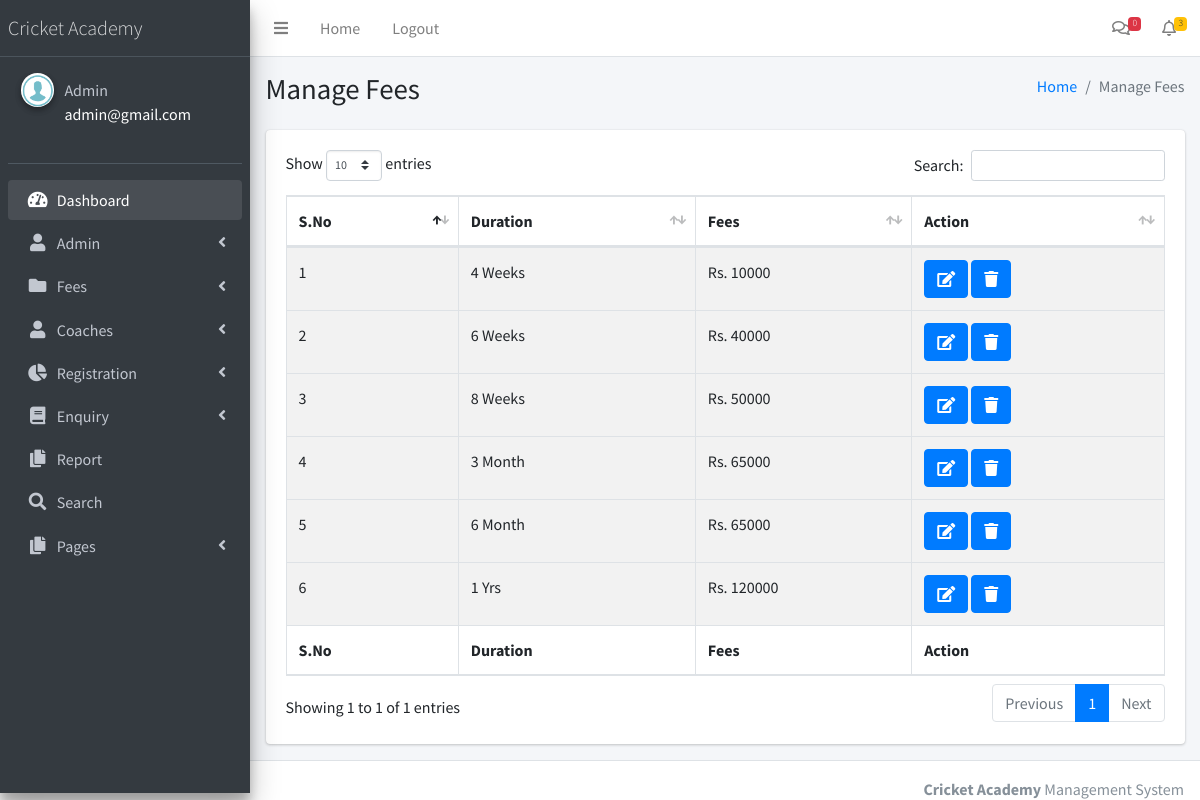
/cricketams/admin/manage-fees.php (signed in), run on the app's committed database.
### tables this page shows
CREATE TABLE `tblfees` (
  `ID` int(10) NOT NULL,
  `Duration` varchar(250) DEFAULT NULL,
  `NumberofSession` mediumtext DEFAULT NULL,
  `Fees` decimal(10,0) DEFAULT NULL,
  `CreationDate` timestamp NULL DEFAULT current_timestamp()
);

### cricketams/admin/manage-fees.php (the view, shortened to what this page needs)
<?php
include('includes/dbconnection.php');
if (strlen($_SESSION['aid']==0)) {
  header('location:logout.php');
  } else{
?>
<!DOCTYPE html>
<html>
<head>
  <link rel="stylesheet" href="plugins/fontawesome-free/css/all.min.css">
  <link rel="stylesheet" href="https://code.ionicframework.com/ionicons/2.0.1/css/ionicons.min.css">
  <link rel="stylesheet" href="plugins/datatables-bs4/css/dataTables.bootstrap4.min.css">
  <link rel="stylesheet" href="plugins/datatables-responsive/css/responsive.bootstrap4.min.css">
  <link rel="stylesheet" href="dist/css/adminlte.min.css">
</head>
<body class="hold-transition sidebar-mini">
<div class="wrapper">
 <?php include_once('includes/header.php');?>
 <?php include_once('includes/sidebar.php');?>
  <div class="content-wrapper">
    <section class="content-header">
      <div class="container-fluid">
        <div class="row mb-2">
          <div class="col-sm-6">
            <h1>Manage Fees</h1>
          </div>
          <div class="col-sm-6">
            <ol class="breadcrumb float-sm-right">
              <li class="breadcrumb-item"><a href="dashboard.php">Home</a></li>
              <li class="breadcrumb-item active">Manage Fees</li>
            </ol>
          </div>
        </div>
      </div>
    </section>
    <section class="content">
      <div class="container-fluid">
        <div class="row">
          <div class="col-12">
             <div class="card">
              <div class="card-body">
                <table id="example1" class="table table-bordered table-striped">
                  <thead>
                  <tr>
                    <th>S.No</th>
                    <th>Duration</th>
                    <th>Fees</th>
                    <th>Action</th>
                  </tr>
                  </thead>
                  <tbody>
                    <?php
$sql="SELECT * from tblfees";
$query = $dbh -> prepare($sql);
$query->execute();
$results=$query->fetchAll(PDO::FETCH_OBJ);
$cnt=1;
if($query->rowCount() > 0)
{
foreach($results as $row)
{               ?>
                  <tr>
                    <td><?php echo htmlentities($cnt);?></td>
                    <td><?php  echo htmlentities($row->Duration);?></td>
                    <td>Rs. <?php  echo htmlentities($row->Fees);?></td>
                    <td><a href="edit-fees.php?editid=<?php echo ($row->ID);?>" class="btn btn-primary"><i class="nav-icon fas fa-edit"></i></a> <a href="manage-fees.php?delid=<?php echo ($row->ID);?>" onclick="return confirm('Do you really want to Delete ?');" class="btn btn-primary"><i class="nav-icon fas fa-trash"></i></a></td>
                  </tr>
                  </tbody><?php $cnt=$cnt+1;}} ?>
                  <tfoot>
                  <tr>
                    <th>S.No</th>
                    <th>Duration</th>
                    <th>Fees</th>
                    <th>Action</th>
                  </tr>
                  </tfoot>
                </table>
              </div>
            </div>
          </div>
        </div>
      </div>
    </section>
  </div>
 <?php include_once('includes/footer.php');?>
</div>
</body>
</html>
<?php }  ?>

### cricketams/admin/includes/sidebar.php (shortened to what this page needs)
  <aside class="main-sidebar sidebar-dark-primary elevation-4">
    <a href="dashboard.php" class="brand-link">
      <span class="brand-text font-weight-light">Cricket Academy</span>
    </a>
    <div class="sidebar">
      <div class="user-panel mt-3 pb-3 mb-3 d-flex">
        <div class="image">
          <img src="dist/img/images.png" class="img-circle elevation-2" alt="User Image">
        </div>
        <div class="info">
          <?php
$aid=$_SESSION['aid'];
$sql="SELECT AdminName,Email from  tbladmin where ID=:aid";
$query = $dbh -> prepare($sql);
$query->bindParam(':aid',$aid,PDO::PARAM_STR);
$query->execute();
$results=$query->fetchAll(PDO::FETCH_OBJ);
$cnt=1;
if($query->rowCount() > 0)
{
foreach($results as $row)
{               ?>
          <a href="admin-profile.php" class="d-block"><?php  echo $row->AdminName;?></a>
          <p style="color: white"><?php  echo $row->Email;?><?php $cnt=$cnt+1;}} ?></p>
        </div>
      </div>
      <nav class="mt-2">
        <ul class="nav nav-pills nav-sidebar flex-column" data-widget="treeview" role="menu" data-accordion="false">
          <li class="nav-item has-treeview menu-open">
            <a href="dashboard.php" class="nav-link">
              <i class="nav-icon fas fa-tachometer-alt"></i>
              <p>
                Dashboard
              </p>
            </a>
          </li>
               <li class="nav-item has-treeview">
            <a href="#" class="nav-link">
              <i class="nav-icon fas fa-user"></i>
              <p>
                Admin
                <i class="right fas fa-angle-left"></i>
              </p>
            </a>
          </li>
           <li class="nav-item has-treeview">
            <a href="#" class="nav-link">
              <i class="nav-icon fas fa-folder"></i>
              <p>
                Fees
                <i class="fas fa-angle-left right"></i>
              </p>
            </a>
          </li>
          <li class="nav-item has-treeview">
            <a href="#" class="nav-link">
              <i class="nav-icon fas fa-user"></i>
              <p>
                Coaches
                <i class="fas fa-angle-left right"></i>
              </p>
            </a>
          </li>
          <li class="nav-item has-treeview">
            <a href="#" class="nav-link">
              <i class="nav-icon fas fa-chart-pie"></i>
              <p>
                Registration
                <i class="right fas fa-angle-left"></i>
              </p>
            </a>
          </li>
          <li class="nav-item has-treeview">
            <a href="#" class="nav-link">
             <i class="nav-icon fas fa-book"></i>
              <p>
                Enquiry
                <i class="fas fa-angle-left right"></i>
              </p>
            </a>
          </li>
          <li class="nav-item has-treeview">
            <a href="between-dates-report.php" class="nav-link">
              <i class="nav-icon fas fa-copy"></i>
              <p>
                Report
              </p>
            </a>
          </li>
          <li class="nav-item has-treeview">
            <a href="search.php" class="nav-link">
              <i class="nav-icon fas fa-search"></i>
              <p>
              Search
              </p>
            </a>
          </li>
        <li class="nav-item has-treeview">
            <a href="#" class="nav-link">
              <i class="nav-icon fas fa-copy"></i>
              <p>
                Pages
                <i class="fas fa-angle-left right"></i>
              </p>
            </a>
          </li>
        </ul>
      </nav>
    </div>
  </aside>

### data on the page
tblfees: Duration "4 Weeks", Fees "10000"
tblfees: Duration "6 Weeks", Fees "40000"
tblfees: Duration "8 Weeks", Fees "50000"
tblfees: Duration "3 Month", Fees "65000"
tblfees: Duration "6 Month", Fees "65000"
tblfees: Duration "1 Yrs", Fees "120000"

### other printed values
$newenq "0"
$newreg "3"
$row->AdminName "Admin"
$row->Email "admin@gmail.com"
